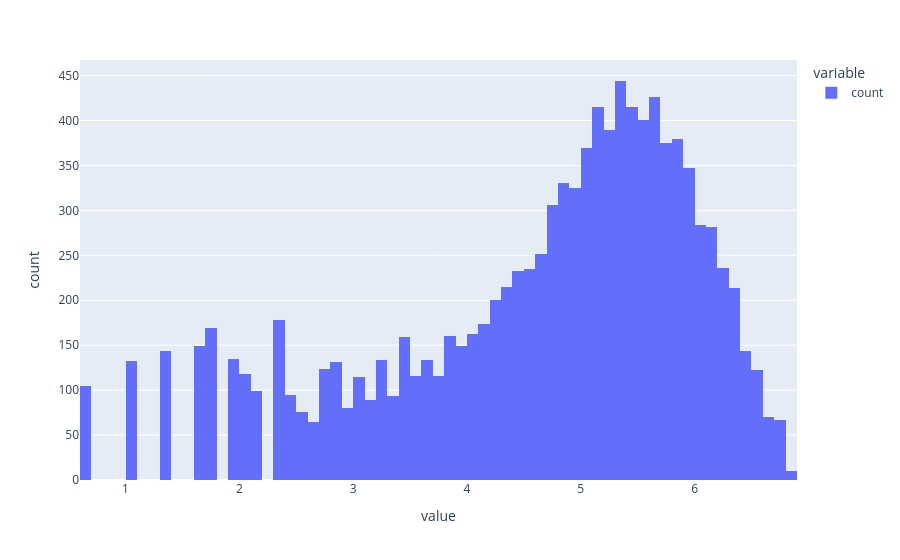

The notebook cell this image was saved under:
### Markdown cell above
Transformation

### Code cell
count_transformed = np.log1p(df["count"])

fig = px.histogram(count_transformed)
fig.show()

### Figure 1 — Plotly figure (JSON) as saved in the notebook; plotly's stock layout.template omitted (floating-point values rounded to 4 significant figures; data arrays with more than 128 entries replaced by an {"elided": "..."} marker saying what was removed)
{"data": [{"bingroup": "x", "hovertemplate": "variable=count<br>value=%{x}<br>count=%{y}<extra></extra>", "legendgroup": "count", "marker": {"color": "#636efa", "pattern": {"shape": ""}}, "name": "count", "orientation": "v", "showlegend": true, "type": "histogram", "x": {"elided": "10886 float values"}, "xaxis": "x", "yaxis": "y"}], "layout": {"barmode": "relative", "legend": {"title": {"text": "variable"}, "tracegroupgap": 0}, "margin": {"t": 60}, "xaxis": {"anchor": "y", "domain": [0, 1], "title": {"text": "value"}}, "yaxis": {"anchor": "x", "domain": [0, 1], "title": {"text": "count"}}}}
